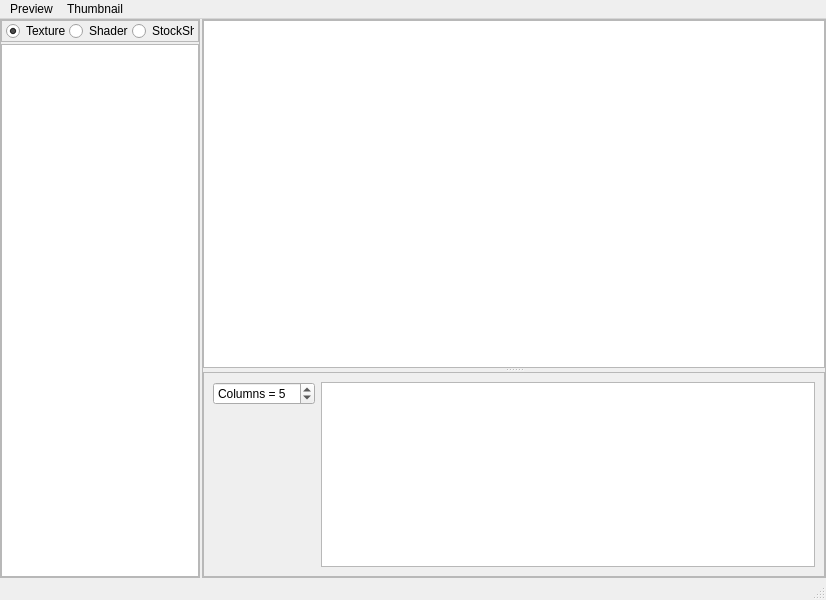
<?xml version="1.0" encoding="UTF-8"?>
<ui version="4.0">
 <class>factory</class>
 <widget class="QMainWindow" name="factory">
  <property name="geometry">
   <rect>
    <x>0</x>
    <y>0</y>
    <width>826</width>
    <height>600</height>
   </rect>
  </property>
  <property name="windowTitle">
   <string>Factory</string>
  </property>
  <widget class="QWidget" name="centralwidget">
   <layout class="QGridLayout" name="gridLayout">
    <property name="margin">
     <number>0</number>
    </property>
    <property name="spacing">
     <number>2</number>
    </property>
    <item row="0" column="0">
     <widget class="QFrame" name="qfLeftZone">
      <property name="minimumSize">
       <size>
        <width>200</width>
        <height>0</height>
       </size>
      </property>
      <property name="maximumSize">
       <size>
        <width>200</width>
        <height>16777215</height>
       </size>
      </property>
      <property name="frameShape">
       <enum>QFrame::StyledPanel</enum>
      </property>
      <layout class="QVBoxLayout" name="vlLeftZone">
       <property name="spacing">
        <number>2</number>
       </property>
       <property name="margin">
        <number>0</number>
       </property>
       <item>
        <widget class="QFrame" name="qfSwitch">
         <property name="frameShape">
          <enum>QFrame::StyledPanel</enum>
         </property>
         <layout class="QHBoxLayout" name="hlSwitch">
          <property name="spacing">
           <number>0</number>
          </property>
          <property name="leftMargin">
           <number>4</number>
          </property>
          <property name="topMargin">
           <number>0</number>
          </property>
          <property name="rightMargin">
           <number>4</number>
          </property>
          <property name="bottomMargin">
           <number>0</number>
          </property>
          <item>
           <widget class="QRadioButton" name="rbTexture">
            <property name="text">
             <string>Texture</string>
            </property>
            <property name="checked">
             <bool>true</bool>
            </property>
            <attribute name="buttonGroup">
             <string notr="true">bgSwitch</string>
            </attribute>
           </widget>
          </item>
          <item>
           <widget class="QRadioButton" name="rbShader">
            <property name="text">
             <string>Shader</string>
            </property>
            <attribute name="buttonGroup">
             <string notr="true">bgSwitch</string>
            </attribute>
           </widget>
          </item>
          <item>
           <widget class="QRadioButton" name="rbStockShot">
            <property name="text">
             <string>StockShot</string>
            </property>
            <attribute name="buttonGroup">
             <string notr="true">bgSwitch</string>
            </attribute>
           </widget>
          </item>
         </layout>
        </widget>
       </item>
       <item>
        <widget class="QTreeWidget" name="twTree">
         <attribute name="headerVisible">
          <bool>false</bool>
         </attribute>
         <column>
          <property name="text">
           <string notr="true">1</string>
          </property>
         </column>
        </widget>
       </item>
      </layout>
     </widget>
    </item>
    <item row="0" column="1">
     <widget class="QSplitter" name="splitter">
      <property name="sizePolicy">
       <sizepolicy hsizetype="Expanding" vsizetype="Expanding">
        <horstretch>0</horstretch>
        <verstretch>0</verstretch>
       </sizepolicy>
      </property>
      <property name="frameShape">
       <enum>QFrame::StyledPanel</enum>
      </property>
      <property name="orientation">
       <enum>Qt::Vertical</enum>
      </property>
      <widget class="QTreeWidget" name="twThumbnail">
       <property name="selectionMode">
        <enum>QAbstractItemView::NoSelection</enum>
       </property>
       <property name="indentation">
        <number>0</number>
       </property>
       <property name="itemsExpandable">
        <bool>false</bool>
       </property>
       <property name="expandsOnDoubleClick">
        <bool>false</bool>
       </property>
       <property name="columnCount">
        <number>5</number>
       </property>
       <attribute name="headerVisible">
        <bool>false</bool>
       </attribute>
       <column>
        <property name="text">
         <string notr="true">1</string>
        </property>
       </column>
       <column>
        <property name="text">
         <string notr="true">2</string>
        </property>
       </column>
       <column>
        <property name="text">
         <string notr="true">3</string>
        </property>
       </column>
       <column>
        <property name="text">
         <string notr="true">4</string>
        </property>
       </column>
       <column>
        <property name="text">
         <string notr="true">5</string>
        </property>
       </column>
      </widget>
      <widget class="QFrame" name="qfInfo">
       <property name="maximumSize">
        <size>
         <width>16777215</width>
         <height>205</height>
        </size>
       </property>
       <property name="frameShape">
        <enum>QFrame::StyledPanel</enum>
       </property>
       <layout class="QHBoxLayout" name="horizontalLayout">
        <item>
         <layout class="QVBoxLayout" name="verticalLayout">
          <item>
           <widget class="QSpinBox" name="sbColumns">
            <property name="prefix">
             <string>Columns = </string>
            </property>
            <property name="minimum">
             <number>1</number>
            </property>
            <property name="maximum">
             <number>20</number>
            </property>
            <property name="value">
             <number>5</number>
            </property>
           </widget>
          </item>
          <item>
           <spacer name="verticalSpacer">
            <property name="orientation">
             <enum>Qt::Vertical</enum>
            </property>
            <property name="sizeHint" stdset="0">
             <size>
              <width>20</width>
              <height>40</height>
             </size>
            </property>
           </spacer>
          </item>
         </layout>
        </item>
        <item>
         <widget class="QTextEdit" name="textEdit">
          <property name="maximumSize">
           <size>
            <width>16777215</width>
            <height>200</height>
           </size>
          </property>
         </widget>
        </item>
       </layout>
      </widget>
     </widget>
    </item>
   </layout>
  </widget>
  <widget class="QMenuBar" name="menubar">
   <property name="geometry">
    <rect>
     <x>0</x>
     <y>0</y>
     <width>826</width>
     <height>21</height>
    </rect>
   </property>
   <widget class="QMenu" name="mPreview">
    <property name="title">
     <string>Preview</string>
    </property>
   </widget>
   <widget class="QMenu" name="mThumbnail">
    <property name="title">
     <string>Thumbnail</string>
    </property>
    <addaction name="miCreateSelIcons"/>
    <addaction name="miCreateAllIcons"/>
   </widget>
   <addaction name="mPreview"/>
   <addaction name="mThumbnail"/>
  </widget>
  <widget class="QStatusBar" name="statusbar"/>
  <action name="miCreateSelIcons">
   <property name="text">
    <string>Create Selected Icons</string>
   </property>
  </action>
  <action name="miCreateAllIcons">
   <property name="text">
    <string>Create All Icons</string>
   </property>
  </action>
 </widget>
 <resources/>
 <connections/>
 <buttongroups>
  <buttongroup name="bgSwitch"/>
 </buttongroups>
</ui>
